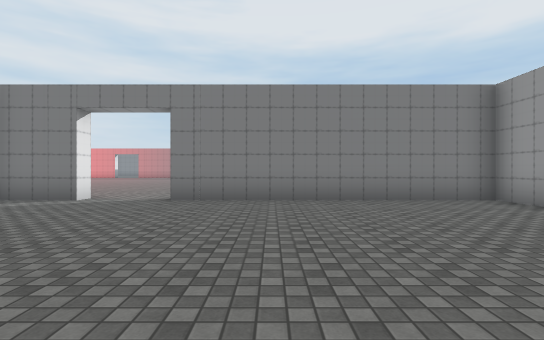
view 1 (above)

16 first-person views from a walk through a scene from a Unity 3-D project. The camera is 1.3 m above the floor, looks level and sees 85° across. The floor is counted in squares, 2 m on a side. Each view is taken from the middle of a square. On the plan, view 1 faces up. The plan holds only what a view shows up to about 9 squares ahead; the rest is blank. The place goes on beyond the plan. The player is left out. Door leaves are left out, so doorways stand open. Some surface patterns are stand-ins.

view 2
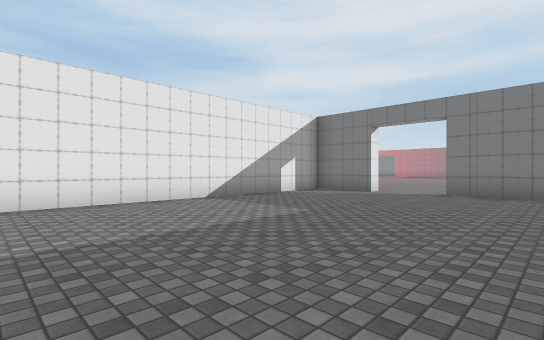

view 3
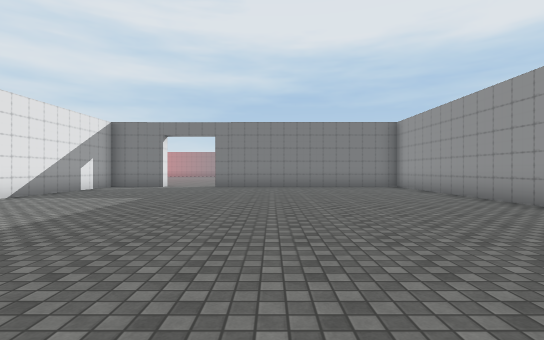

view 4
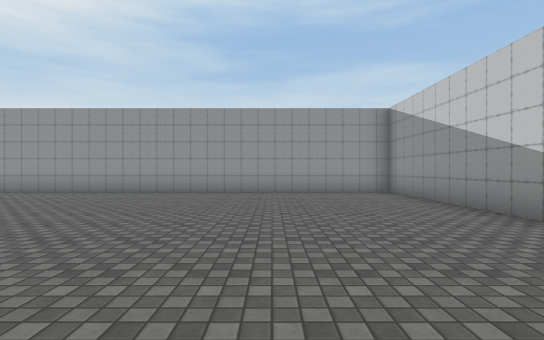

view 5
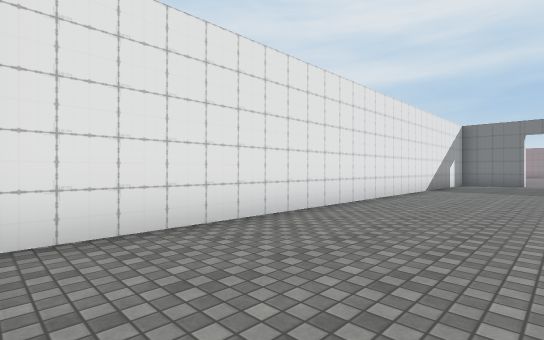

view 6
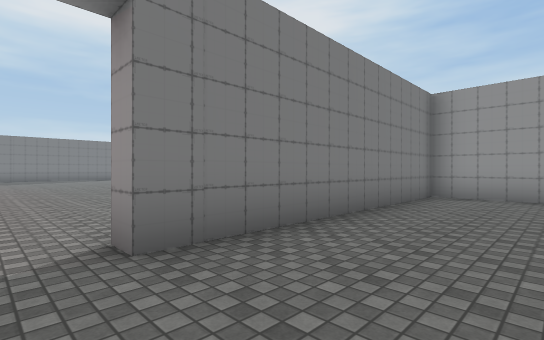

view 7
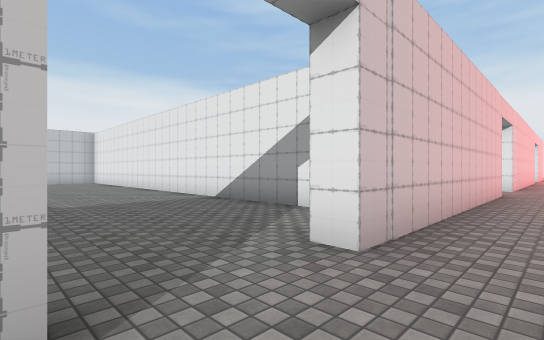

view 8
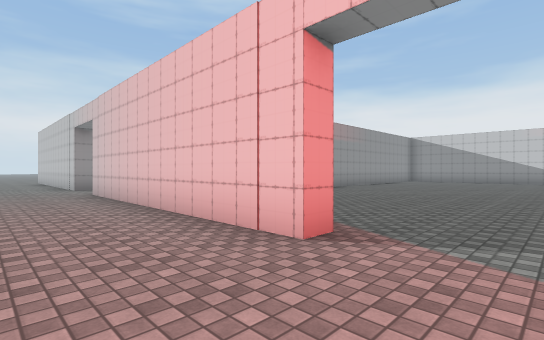

view 9
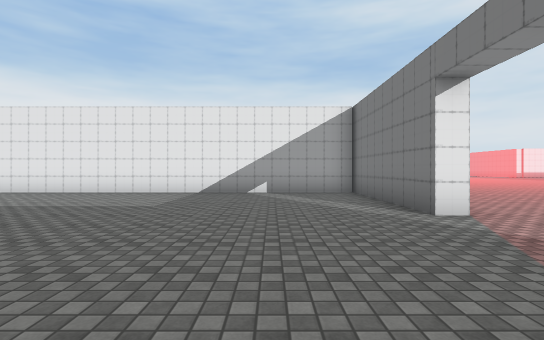

view 10
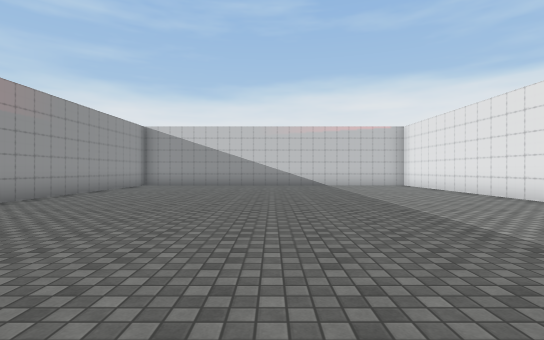

view 11
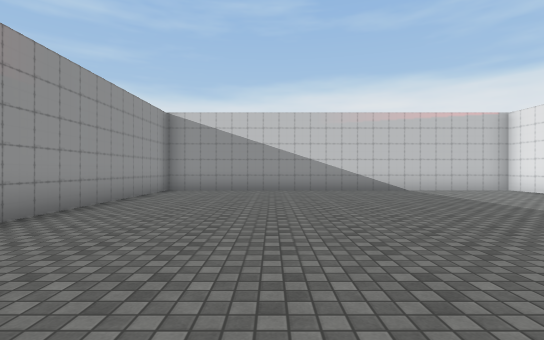

view 12
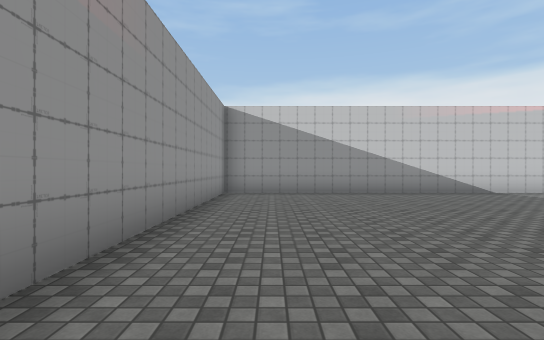

view 13
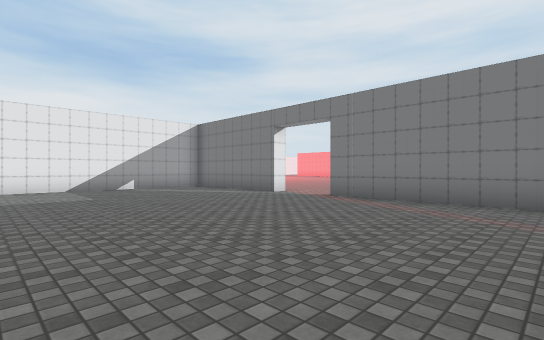

view 14
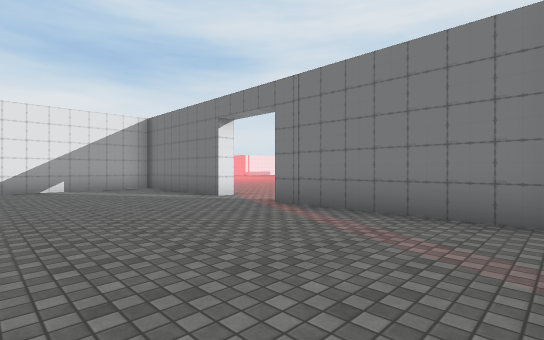

view 15
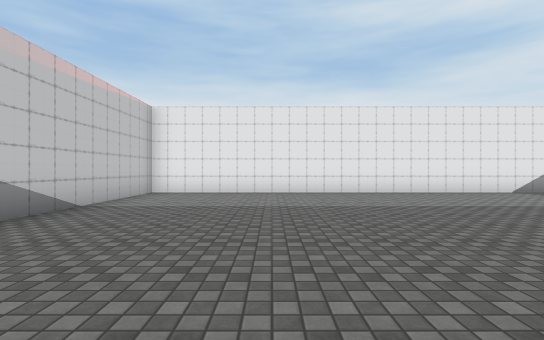

view 16
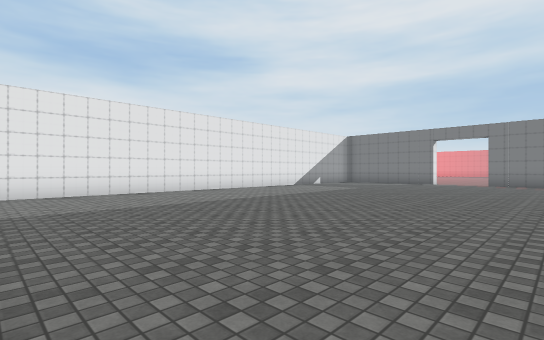

### Floor plan
Points are (right, up) in squares from view 1. A wall is a line through its corners. A room is listed if a view was taken in it or the views show most of it. See-through windows are left out.
Room 1 (views 1, 2, 3, 4, 5, 6)
walls: (3.9, -8.4) (4.8, -8.4) (4.8, 6.3) (-2.2, 6.3); (-4.2, 6.3) (-5.9, 6.3); (-6.1, 4.9) (-6.1, -7.9)
ways out: open door at (-3.5, 6.5) to room 2
Room 2 (views 7, 8)
walls: (-11.2, 6.8) (-4.2, 6.8)
ways out: open door at (-3.5, 6.5) to room 1; open door at (-12.5, 6.5) to room 3
Room 3 (views 9, 10, 11, 12, 13, 14, 15, 16)
walls: (-13.2, 6.3) (-17.5, 6.3) (-17.5, -8.4) (-16.9, -8.4); (-7.1, 6.3) (-11.2, 6.3); (-6.6, -8.5) (-6.6, -1.4)
ways out: open door at (-12.5, 6.5) to room 2

Where each view was taken, in squares from view 1:
view 1: 0 up, 0 right, facing up
view 2: 2 down, 0 right, facing up-left
view 3: 5 down, 0 right, facing up
view 4: 5 down, 4 left, facing right
view 5: 8 down, 3 left, facing up-left
view 6: 4 up, 3 left, facing up-right
view 7: 8 up, 2 left, facing down-left
view 8: 9 up, 13 left, facing down-right
view 9: 4 up, 9 left, facing left
view 10: 4 up, 12 left, facing down
view 11: 1 up, 10 left, facing down
view 12: 0 up, 8 left, facing down
view 13: 0 up, 7 left, facing up-left
view 14: 2 up, 7 left, facing up-left
view 15: 5 down, 9 left, facing left
view 16: 8 down, 9 left, facing up-left
